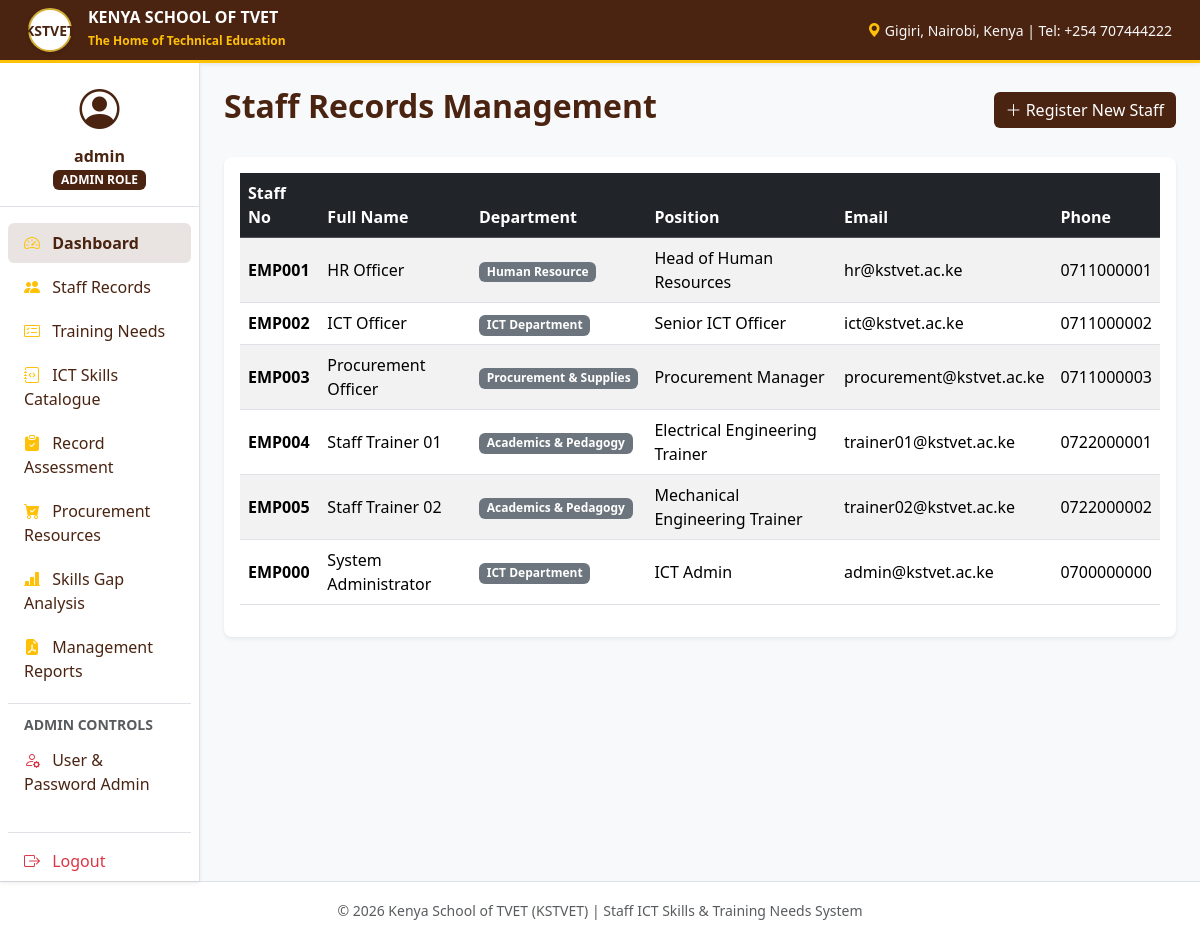
The page /hr/staff_list.php (signed in) on the database its author committed.
### tables this page shows
CREATE TABLE staff (
    staff_id INT AUTO_INCREMENT PRIMARY KEY,
    staff_no VARCHAR(50) NOT NULL UNIQUE,
    full_name VARCHAR(150) NOT NULL,
    department_id INT NOT NULL,
    position VARCHAR(100) NOT NULL,
    email VARCHAR(150) NOT NULL,
    phone VARCHAR(30),
    created_at TIMESTAMP DEFAULT CURRENT_TIMESTAMP,
    FOREIGN KEY (department_id) REFERENCES departments(department_id) ON DELETE RESTRICT
);

CREATE TABLE departments (
    department_id INT AUTO_INCREMENT PRIMARY KEY,
    department_name VARCHAR(100) NOT NULL UNIQUE
);

### hr/staff_list.php (the view, shortened to what this page needs)
<?php
require_once '../config/db.php';
$stmt = $pdo->query("SELECT s.*, d.department_name FROM staff s JOIN departments d ON s.department_id = d.department_id ORDER BY s.full_name");
$staff_members = $stmt->fetchAll();
include '../includes/header.php';
?>
<div class="d-flex justify-content-between align-items-center mb-4">
    <h2 class="fw-bold text-kstvet-brown">Staff Records Management</h2>
    <a href="staff_add.php" class="btn btn-kstvet-brown"><i class="bi bi-plus-lg"></i> Register New Staff</a>
</div>
<div class="card p-3 shadow-sm">
    <table class="table table-striped align-middle">
        <thead class="table-dark">
            <tr>
                <th>Staff No</th>
                <th>Full Name</th>
                <th>Department</th>
                <th>Position</th>
                <th>Email</th>
                <th>Phone</th>
            </tr>
        </thead>
        <tbody>
            <?php foreach ($staff_members as $staff): ?>
            <tr>
                <td><strong><?= htmlspecialchars($staff['staff_no']) ?></strong></td>
                <td><?= htmlspecialchars($staff['full_name']) ?></td>
                <td><span class="badge bg-secondary"><?= htmlspecialchars($staff['department_name']) ?></span></td>
                <td><?= htmlspecialchars($staff['position']) ?></td>
                <td><?= htmlspecialchars($staff['email']) ?></td>
                <td><?= htmlspecialchars($staff['phone']) ?></td>
            </tr>
            <?php endforeach; ?>
        </tbody>
    </table>
</div>
<?php include '../includes/footer.php'; ?>

### assets/css/style.css (style rules this page uses)
:root { --kstvet-brown: #4A2311; --kstvet-dark-brown: #2E1509; --kstvet-gold: #D4AF37; --kstvet-light: #FAF8F5; }
body { font-family: 'Segoe UI', system-ui, -apple-system, sans-serif; background-color: var(--kstvet-light); color: #333; }
.text-kstvet-brown { color: var(--kstvet-brown) !important; }
.btn-kstvet-brown { background-color: var(--kstvet-brown); color: #ffffff; border: none; }
.card { border: none; border-radius: 0.5rem; box-shadow: 0 0.125rem 0.25rem rgba(0, 0, 0, 0.05); }

### rows shown on the page
staff: staff_no "EMP001", full_name "HR Officer", department.department_name "Human Resource", position "Head of Human Resources", email "hr@kstvet.ac.ke", phone "0711000001"
staff: staff_no "EMP002", full_name "ICT Officer", department.department_name "ICT Department", position "Senior ICT Officer", email "ict@kstvet.ac.ke", phone "0711000002"
staff: staff_no "EMP003", full_name "Procurement Officer", department.department_name "Procurement & Supplies", position "Procurement Manager", email "procurement@kstvet.ac.ke", phone "0711000003"
staff: staff_no "EMP004", full_name "Staff Trainer 01", department.department_name "Academics & Pedagogy", position "Electrical Engineering Trainer", email "trainer01@kstvet.ac.ke", phone "0722000001"
staff: staff_no "EMP005", full_name "Staff Trainer 02", department.department_name "Academics & Pedagogy", position "Mechanical Engineering Trainer", email "trainer02@kstvet.ac.ke", phone "0722000002"
staff: staff_no "EMP000", full_name "System Administrator", department.department_name "ICT Department", position "ICT Admin", email "admin@kstvet.ac.ke", phone "0700000000"

### other values the page prints
$_SESSION['username'] "admin"
$_SESSION['role'] "ADMIN"
